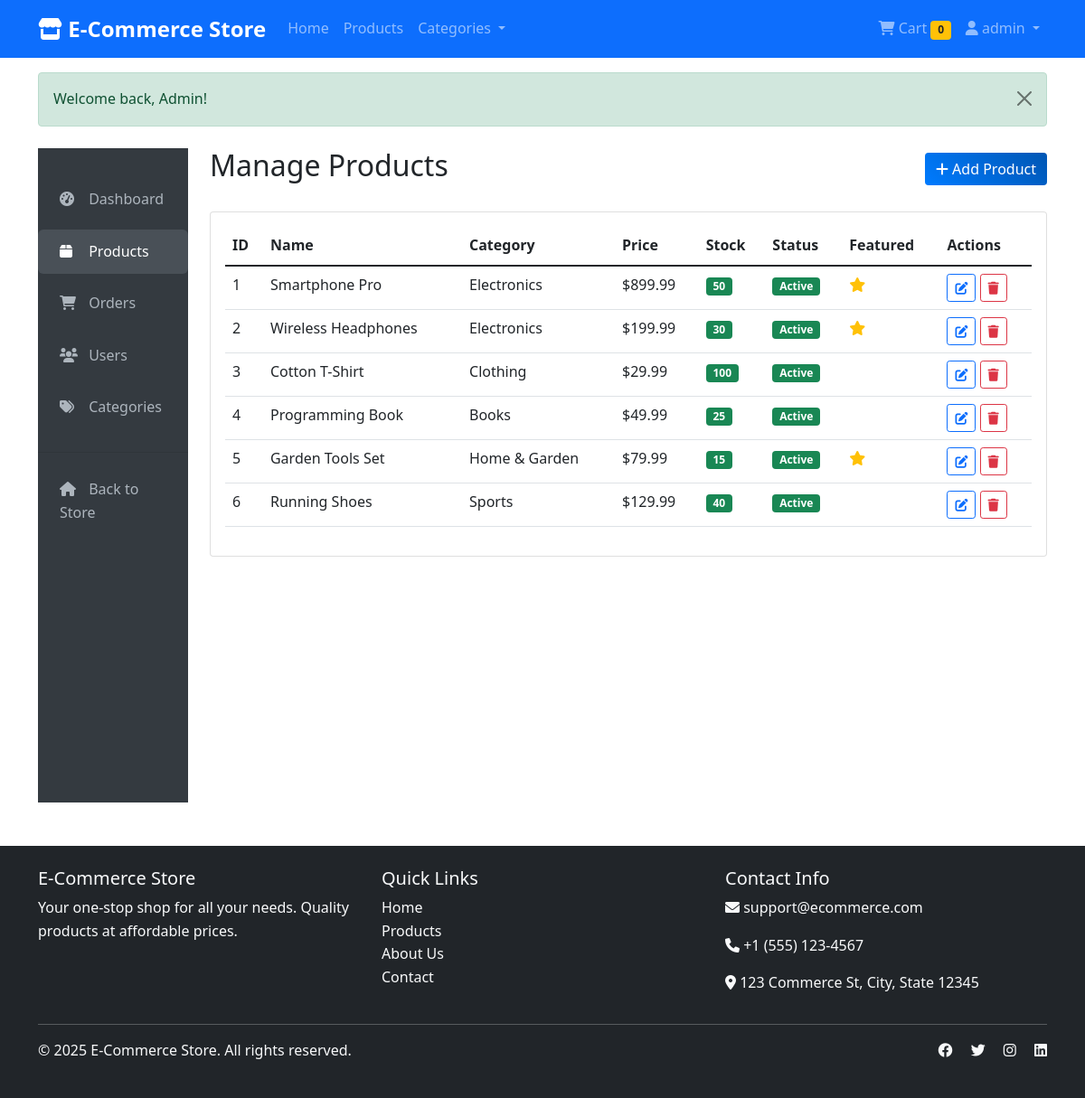
/admin/products.php (signed in), run on the app's committed database.
### tables this page shows
CREATE TABLE products (
    id INT AUTO_INCREMENT PRIMARY KEY,
    name VARCHAR(200) NOT NULL,
    description TEXT,
    price DECIMAL(10, 2) NOT NULL,
    category_id INT,
    stock_quantity INT DEFAULT 0,
    image VARCHAR(255),
    featured BOOLEAN DEFAULT FALSE,
    status ENUM('active', 'inactive') DEFAULT 'active',
    created_at TIMESTAMP DEFAULT CURRENT_TIMESTAMP,
    updated_at TIMESTAMP DEFAULT CURRENT_TIMESTAMP ON UPDATE CURRENT_TIMESTAMP,
    FOREIGN KEY (category_id) REFERENCES categories(id) ON DELETE SET NULL
);

CREATE TABLE categories (
    id INT AUTO_INCREMENT PRIMARY KEY,
    name VARCHAR(100) NOT NULL,
    description TEXT,
    image VARCHAR(255),
    created_at TIMESTAMP DEFAULT CURRENT_TIMESTAMP
);

### admin/products.php (the view, shortened to what this page needs)
<?php
include '../includes/header.php';
$stmt = $pdo->query("SELECT p.*, c.name as category_name FROM products p
                     LEFT JOIN categories c ON p.category_id = c.id
                     ORDER BY p.created_at DESC");
$products = $stmt->fetchAll();
?>
<div class="row">
    <div class="col-lg-2">
        <?php include 'sidebar.php'; ?>
    </div>
    <div class="col-lg-10">
        <div class="d-flex justify-content-between align-items-center mb-4">
            <h2>Manage Products</h2>
            <button class="btn btn-primary" data-bs-toggle="modal" data-bs-target="#addProductModal">
                <i class="fas fa-plus"></i> Add Product
            </button>
        </div>
        <div class="card">
            <div class="card-body">
                <div class="table-responsive">
                    <table class="table">
                        <thead>
                            <tr>
                                <th>ID</th>
                                <th>Name</th>
                                <th>Category</th>
                                <th>Price</th>
                                <th>Stock</th>
                                <th>Status</th>
                                <th>Featured</th>
                                <th>Actions</th>
                            </tr>
                        </thead>
                        <tbody>
                            <?php foreach ($products as $product): ?>
                                <tr>
                                    <td><?php echo $product['id']; ?></td>
                                    <td><?php echo htmlspecialchars($product['name']); ?></td>
                                    <td><?php echo htmlspecialchars($product['category_name']); ?></td>
                                    <td><?php echo formatPrice($product['price']); ?></td>
                                    <td>
                                        <span class="badge <?php echo $product['stock_quantity'] < 10 ? 'bg-warning' : 'bg-success'; ?>">
                                            <?php echo $product['stock_quantity']; ?>
                                        </span>
                                    </td>
                                    <td>
                                        <span class="badge <?php echo $product['status'] == 'active' ? 'bg-success' : 'bg-secondary'; ?>">
                                            <?php echo ucfirst($product['status']); ?>
                                        </span>
                                    </td>
                                    <td>
                                        <?php if ($product['featured']): ?>
                                            <i class="fas fa-star text-warning"></i>
                                        <?php endif; ?>
                                    </td>
                                    <td>
                                        <a href="edit-product.php?id=<?php echo $product['id']; ?>" class="btn btn-sm btn-outline-primary">
                                            <i class="fas fa-edit"></i>
                                        </a>
                                        <form method="POST" class="d-inline">
                                            <button type="submit" class="btn btn-sm btn-outline-danger"
                                                    onclick="return confirm('Are you sure?')">
                                                <i class="fas fa-trash"></i>
                                            </button>
                                        </form>
                                    </td>
                                </tr>
                            <?php endforeach; ?>
                        </tbody>
                    </table>
                </div>
            </div>
        </div>
    </div>
</div>
<?php include '../includes/footer.php'; ?>

### assets/css/style.css (style rules this page uses)
body { font-family: 'Segoe UI', Tahoma, Geneva, Verdana, sans-serif; line-height: 1.6; }
.btn-primary { background: linear-gradient(45deg, #007bff, #0056b3); border: none; transition: all 0.3s ease; }

### data on the page
products: id "1", name "Smartphone Pro", category.name "Electronics", price "$899.99", stock_quantity "50", status "Active", featured 1 (drawn)
products: id "2", name "Wireless Headphones", category.name "Electronics", price "$199.99", stock_quantity "30", status "Active", featured 1 (drawn)
products: id "3", name "Cotton T-Shirt", category.name "Clothing", price "$29.99", stock_quantity "100", status "Active"
products: id "4", name "Programming Book", category.name "Books", price "$49.99", stock_quantity "25", status "Active"
products: id "5", name "Garden Tools Set", category.name "Home & Garden", price "$79.99", stock_quantity "15", status "Active", featured 1 (drawn)
products: id "6", name "Running Shoes", category.name "Sports", price "$129.99", stock_quantity "40", status "Active"

### other printed values
getCartCount($pdo) "0"
$_SESSION['username'] "admin"
$message "Welcome back, Admin!"
